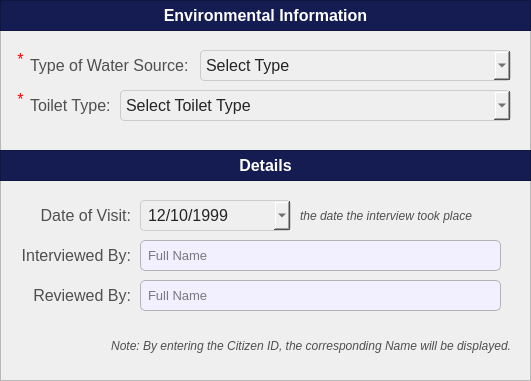
  <widget class="QFrame" name="basePopUpBodyFrame">
   <property name="geometry">
    <rect>
     <x>620</x>
     <y>60</y>
     <width>531</width>
     <height>381</height>
    </rect>
   </property>
   <property name="styleSheet">
    <string notr="true">#basePopUpBodyFrame {
	background-color: rgb(247, 247, 247);
	border: 1px solid rgb(194, 194, 194);
	border-radius: 10px;
}</string>
   </property>
   <property name="frameShape">
    <enum>QFrame::Shape::StyledPanel</enum>
   </property>
   <property name="frameShadow">
    <enum>QFrame::Shadow::Raised</enum>
   </property>
   <widget class="QFrame" name="basePopUpTitleFrame_3">
    <property name="geometry">
     <rect>
      <x>0</x>
      <y>0</y>
      <width>531</width>
      <height>31</height>
     </rect>
    </property>
    <property name="styleSheet">
     <string notr="true">#basePopUpTitleFrame_3 {
	background-color: #141c52;
}</string>
    </property>
    <property name="frameShape">
     <enum>QFrame::Shape::StyledPanel</enum>
    </property>
    <property name="frameShadow">
     <enum>QFrame::Shadow::Raised</enum>
    </property>
    <widget class="QLabel" name="label_title_3">
     <property name="geometry">
      <rect>
       <x>0</x>
       <y>0</y>
       <width>531</width>
       <height>31</height>
      </rect>
     </property>
     <property name="font">
      <font>
       <family>Arial</family>
       <pointsize>12</pointsize>
       <bold>true</bold>
      </font>
     </property>
     <property name="styleSheet">
      <string notr="true">#label_title_3{
	background-color:transparent;
	color: rgb(255, 255, 255);
}</string>
     </property>
     <property name="text">
      <string>Environmental Information</string>
     </property>
     <property name="alignment">
      <set>Qt::AlignmentFlag::AlignCenter</set>
     </property>
    </widget>
   </widget>
   <widget class="QComboBox" name="register_household_comboBox_WaterSource">
    <property name="geometry">
     <rect>
      <x>200</x>
      <y>50</y>
      <width>311</width>
      <height>31</height>
     </rect>
    </property>
    <property name="font">
     <font>
      <family>Arial</family>
      <pointsize>12</pointsize>
     </font>
    </property>
    <property name="styleSheet">
     <string notr="true">#register_household_comboBox_WaterSource{
	background-color: rgb(239, 239, 239); /* Correct property name */
    color: #242424; /* Set text color to black for better contrast */
    border: 1px solid #ccc; /* Optional: Add a light border */
    padding: 5px; /* Optional: Add some padding */
    border-radius: 4px; /* Optional: Rounded corners */
}</string>
    </property>
    <property name="placeholderText">
     <string>Select Type</string>
    </property>
    <property name="duplicatesEnabled">
     <bool>false</bool>
    </property>
   </widget>
   <widget class="QLabel" name="register_household_labelWaterSource">
    <property name="geometry">
     <rect>
      <x>30</x>
      <y>50</y>
      <width>161</width>
      <height>31</height>
     </rect>
    </property>
    <property name="font">
     <font>
      <family>Arial</family>
      <pointsize>12</pointsize>
     </font>
    </property>
    <property name="styleSheet">
     <string notr="true">#register_household_labelWaterSource {
	background-color: transparent;
	color: #4f4f4f;
}
</string>
    </property>
    <property name="text">
     <string>Type of Water Source:</string>
    </property>
    <property name="alignment">
     <set>Qt::AlignmentFlag::AlignLeading|Qt::AlignmentFlag::AlignLeft|Qt::AlignmentFlag::AlignVCenter</set>
    </property>
   </widget>
   <widget class="QComboBox" name="register_household_comboBox_ToiletType">
    <property name="geometry">
     <rect>
      <x>120</x>
      <y>90</y>
      <width>391</width>
      <height>31</height>
     </rect>
    </property>
    <property name="font">
     <font>
      <family>Arial</family>
      <pointsize>12</pointsize>
     </font>
    </property>
    <property name="styleSheet">
     <string notr="true">#register_household_comboBox_ToiletType{
	background-color: rgb(239, 239, 239); /* Correct property name */
    color: #242424; /* Set text color to black for better contrast */
    border: 1px solid #ccc; /* Optional: Add a light border */
    padding: 5px; /* Optional: Add some padding */
    border-radius: 4px; /* Optional: Rounded corners */
}</string>
    </property>
    <property name="placeholderText">
     <string>Select Toilet Type</string>
    </property>
    <property name="duplicatesEnabled">
     <bool>false</bool>
    </property>
   </widget>
   <widget class="QLabel" name="register_household_labelToiletType">
    <property name="geometry">
     <rect>
      <x>30</x>
      <y>90</y>
      <width>81</width>
      <height>31</height>
     </rect>
    </property>
    <property name="font">
     <font>
      <family>Arial</family>
      <pointsize>12</pointsize>
     </font>
    </property>
    <property name="styleSheet">
     <string notr="true">#register_household_labelToiletType {
	background-color: transparent;
	color: #4f4f4f;
}
</string>
    </property>
    <property name="text">
     <string>Toilet Type:</string>
    </property>
    <property name="alignment">
     <set>Qt::AlignmentFlag::AlignLeading|Qt::AlignmentFlag::AlignLeft|Qt::AlignmentFlag::AlignVCenter</set>
    </property>
   </widget>
   <widget class="QFrame" name="basePopUpTitleFrame_4">
    <property name="geometry">
     <rect>
      <x>0</x>
      <y>150</y>
      <width>531</width>
      <height>31</height>
     </rect>
    </property>
    <property name="styleSheet">
     <string notr="true">#basePopUpTitleFrame_4 {
	background-color: #141c52;
}</string>
    </property>
    <property name="frameShape">
     <enum>QFrame::Shape::StyledPanel</enum>
    </property>
    <property name="frameShadow">
     <enum>QFrame::Shadow::Raised</enum>
    </property>
    <widget class="QLabel" name="label_title_4">
     <property name="geometry">
      <rect>
       <x>0</x>
       <y>0</y>
       <width>531</width>
       <height>31</height>
      </rect>
     </property>
     <property name="font">
      <font>
       <family>Arial</family>
       <pointsize>12</pointsize>
       <bold>true</bold>
      </font>
     </property>
     <property name="styleSheet">
      <string notr="true">#label_title_4{
	background-color:transparent;
	color: rgb(255, 255, 255);
}</string>
     </property>
     <property name="text">
      <string>Details</string>
     </property>
     <property name="alignment">
      <set>Qt::AlignmentFlag::AlignCenter</set>
     </property>
    </widget>
   </widget>
   <widget class="QLabel" name="register_household_labelDOV">
    <property name="geometry">
     <rect>
      <x>20</x>
      <y>200</y>
      <width>111</width>
      <height>31</height>
     </rect>
    </property>
    <property name="font">
     <font>
      <family>Arial</family>
      <pointsize>12</pointsize>
     </font>
    </property>
    <property name="styleSheet">
     <string notr="true">#register_household_labelDOV{
	background-color:transparent;
	color:#4f4f4f;
}</string>
    </property>
    <property name="text">
     <string>Date of Visit:</string>
    </property>
    <property name="alignment">
     <set>Qt::AlignmentFlag::AlignRight|Qt::AlignmentFlag::AlignTrailing|Qt::AlignmentFlag::AlignVCenter</set>
    </property>
   </widget>
   <widget class="QDateEdit" name="register_household_date_DOV">
    <property name="geometry">
     <rect>
      <x>140</x>
      <y>200</y>
      <width>151</width>
      <height>31</height>
     </rect>
    </property>
    <property name="font">
     <font>
      <family>Arial</family>
      <pointsize>12</pointsize>
     </font>
    </property>
    <property name="styleSheet">
     <string notr="true">#register_household_date_DOV{
	background-color: rgb(239, 239, 239); /* Correct property name */
    color: #242424; /* Set text color to black for better contrast */
    border: 1px solid #ccc; /* Optional: Add a light border */
    padding: 5px; /* Optional: Add some padding */
    border-radius: 4px; /* Optional: Rounded corners */
}</string>
    </property>
    <property name="dateTime">
     <datetime>
      <hour>0</hour>
      <minute>0</minute>
      <second>0</second>
      <year>1999</year>
      <month>12</month>
      <day>10</day>
     </datetime>
    </property>
    <property name="displayFormat">
     <string>MM/dd/yyyy</string>
    </property>
    <property name="calendarPopup">
     <bool>true</bool>
    </property>
    <property name="currentSectionIndex">
     <number>0</number>
    </property>
    <property name="timeSpec">
     <enum>Qt::TimeSpec::UTC</enum>
    </property>
   </widget>
   <widget class="QLabel" name="register_household_labelInterviewedBy">
    <property name="geometry">
     <rect>
      <x>20</x>
      <y>240</y>
      <width>111</width>
      <height>31</height>
     </rect>
    </property>
    <property name="font">
     <font>
      <family>Arial</family>
      <pointsize>12</pointsize>
     </font>
    </property>
    <property name="styleSheet">
     <string notr="true">#register_household_labelInterviewedBy{
	background-color:transparent;
	color:#4f4f4f;
}</string>
    </property>
    <property name="text">
     <string>Interviewed By:</string>
    </property>
    <property name="alignment">
     <set>Qt::AlignmentFlag::AlignRight|Qt::AlignmentFlag::AlignTrailing|Qt::AlignmentFlag::AlignVCenter</set>
    </property>
   </widget>
   <widget class="QLineEdit" name="register_household_InterviewedBy_fullname">
    <property name="geometry">
     <rect>
      <x>140</x>
      <y>240</y>
      <width>361</width>
      <height>31</height>
     </rect>
    </property>
    <property name="font">
     <font>
      <family>Arial</family>
      <pointsize>10</pointsize>
     </font>
    </property>
    <property name="styleSheet">
     <string notr="true">#register_household_InterviewedBy_fullname{
	border: 1px solid #b3b3b3;  /* Black border */
    border-radius: 5px;        /* Rounded corners */
    padding: 5px;               /* Inner spacing */
    background-color: #f2efff;  /* Gray background */
    color: #000000; 
}

</string>
    </property>
    <property name="text">
     <string/>
    </property>
    <property name="maxLength">
     <number>35</number>
    </property>
    <property name="placeholderText">
     <string>Full Name</string>
    </property>
   </widget>
   <widget class="QLabel" name="register_household_labelReviewedBy">
    <property name="geometry">
     <rect>
      <x>20</x>
      <y>280</y>
      <width>111</width>
      <height>31</height>
     </rect>
    </property>
    <property name="font">
     <font>
      <family>Arial</family>
      <pointsize>12</pointsize>
     </font>
    </property>
    <property name="styleSheet">
     <string notr="true">#register_household_labelReviewedBy{
	background-color:transparent;
	color:#4f4f4f;
}</string>
    </property>
    <property name="text">
     <string>Reviewed By:</string>
    </property>
    <property name="alignment">
     <set>Qt::AlignmentFlag::AlignRight|Qt::AlignmentFlag::AlignTrailing|Qt::AlignmentFlag::AlignVCenter</set>
    </property>
   </widget>
   <widget class="QLabel" name="DateofVisit_2">
    <property name="geometry">
     <rect>
      <x>300</x>
      <y>200</y>
      <width>211</width>
      <height>31</height>
     </rect>
    </property>
    <property name="font">
     <font>
      <family>Arial</family>
      <pointsize>9</pointsize>
      <italic>true</italic>
      <bold>false</bold>
     </font>
    </property>
    <property name="styleSheet">
     <string notr="true">#DateofVisit_2 {
	background-color: transparent;
	color: #4f4f4f;
}
</string>
    </property>
    <property name="text">
     <string>the date the interview took place</string>
    </property>
    <property name="alignment">
     <set>Qt::AlignmentFlag::AlignLeading|Qt::AlignmentFlag::AlignLeft|Qt::AlignmentFlag::AlignVCenter</set>
    </property>
   </widget>
   <widget class="QLabel" name="notenote_2">
    <property name="geometry">
     <rect>
      <x>80</x>
      <y>330</y>
      <width>431</width>
      <height>31</height>
     </rect>
    </property>
    <property name="font">
     <font>
      <family>Arial</family>
      <pointsize>9</pointsize>
      <italic>true</italic>
      <bold>false</bold>
     </font>
    </property>
    <property name="styleSheet">
     <string notr="true">#notenote_2 {
	background-color: transparent;
	color: #4f4f4f;
}
</string>
    </property>
    <property name="text">
     <string>Note: By entering the Citizen ID, the corresponding Name will be displayed.</string>
    </property>
    <property name="alignment">
     <set>Qt::AlignmentFlag::AlignRight|Qt::AlignmentFlag::AlignTrailing|Qt::AlignmentFlag::AlignVCenter</set>
    </property>
   </widget>
   <widget class="QLineEdit" name="register_household_ReviewedBy_fullname">
    <property name="geometry">
     <rect>
      <x>140</x>
      <y>280</y>
      <width>361</width>
      <height>31</height>
     </rect>
    </property>
    <property name="font">
     <font>
      <family>Arial</family>
      <pointsize>10</pointsize>
     </font>
    </property>
    <property name="styleSheet">
     <string notr="true">#register_household_ReviewedBy_fullname{
	border: 1px solid #b3b3b3;  /* Black border */
    border-radius: 5px;        /* Rounded corners */
    padding: 5px;               /* Inner spacing */
    background-color: #f2efff;  /* Gray background */
    color: #000000; 
}

</string>
    </property>
    <property name="text">
     <string/>
    </property>
    <property name="maxLength">
     <number>35</number>
    </property>
    <property name="placeholderText">
     <string>Full Name</string>
    </property>
   </widget>
   <widget class="QLabel" name="label_req_6">
    <property name="geometry">
     <rect>
      <x>10</x>
      <y>50</y>
      <width>21</width>
      <height>31</height>
     </rect>
    </property>
    <property name="font">
     <font>
      <family>Arial</family>
      <pointsize>12</pointsize>
      <bold>false</bold>
     </font>
    </property>
    <property name="styleSheet">
     <string notr="true">#label_req_6 {
	background-color: transparent;
	color: red;
}
</string>
    </property>
    <property name="text">
     <string>*</string>
    </property>
    <property name="alignment">
     <set>Qt::AlignmentFlag::AlignHCenter|Qt::AlignmentFlag::AlignTop</set>
    </property>
   </widget>
   <widget class="QLabel" name="label_req_7">
    <property name="geometry">
     <rect>
      <x>10</x>
      <y>90</y>
      <width>21</width>
      <height>31</height>
     </rect>
    </property>
    <property name="font">
     <font>
      <family>Arial</family>
      <pointsize>12</pointsize>
      <bold>false</bold>
     </font>
    </property>
    <property name="styleSheet">
     <string notr="true">#label_req_7 {
	background-color: transparent;
	color: red;
}
</string>
    </property>
    <property name="text">
     <string>*</string>
    </property>
    <property name="alignment">
     <set>Qt::AlignmentFlag::AlignHCenter|Qt::AlignmentFlag::AlignTop</set>
    </property>
   </widget>
  </widget>
